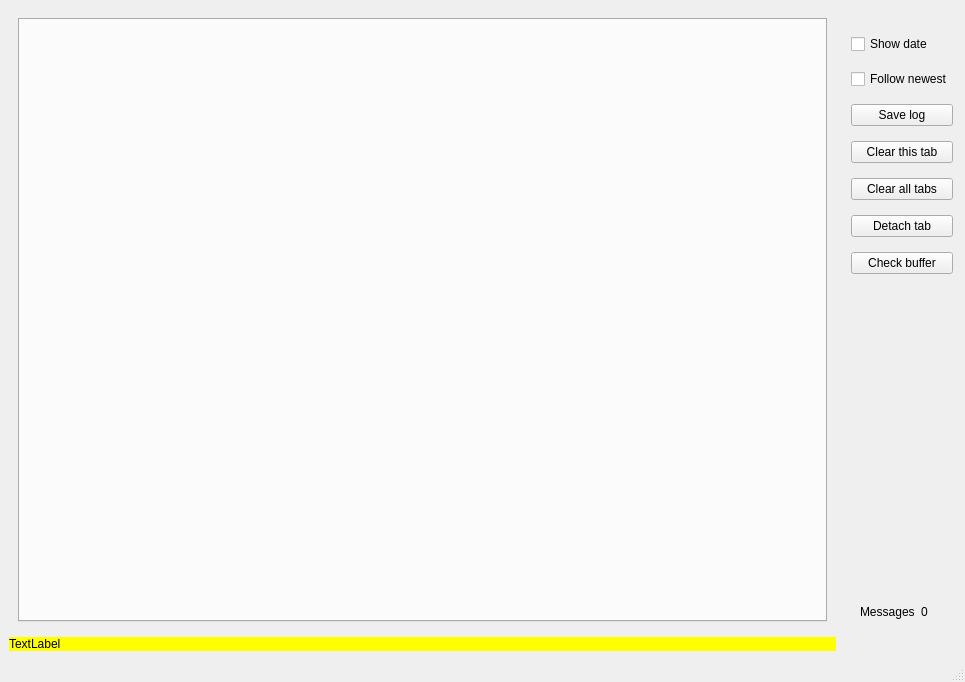
<?xml version="1.0" encoding="UTF-8"?>
<ui version="4.0">
 <class>MainWindow</class>
 <widget class="QMainWindow" name="MainWindow">
  <property name="geometry">
   <rect>
    <x>0</x>
    <y>0</y>
    <width>965</width>
    <height>682</height>
   </rect>
  </property>
  <property name="windowTitle">
   <string>MainWindow</string>
  </property>
  <widget class="QWidget" name="centralwidget">
   <layout class="QGridLayout" name="gridLayout_2">
    <item row="0" column="1">
     <widget class="QStackedWidget" name="stackedWidget">
      <widget class="QWidget" name="page">
       <layout class="QVBoxLayout" name="verticalLayout">
        <item>
         <widget class="QTabWidget" name="tabWidget">
          <property name="currentIndex">
           <number>-1</number>
          </property>
         </widget>
        </item>
       </layout>
      </widget>
      <widget class="QWidget" name="page_2">
       <layout class="QVBoxLayout" name="verticalLayout_2">
        <item>
         <widget class="QLabel" name="commandlabel">
          <property name="text">
           <string>Command : tshark -i any -f &quot;udp port 50002&quot; -T fields -e data</string>
          </property>
         </widget>
        </item>
        <item>
         <layout class="QHBoxLayout" name="horizontalLayout_2">
          <item>
           <widget class="QTextEdit" name="textEdit"/>
          </item>
         </layout>
        </item>
        <item>
         <widget class="QPushButton" name="pbConvert">
          <property name="text">
           <string>Convert</string>
          </property>
         </widget>
        </item>
        <item>
         <widget class="QTextEdit" name="teToString"/>
        </item>
       </layout>
      </widget>
     </widget>
    </item>
    <item row="0" column="2">
     <widget class="QFrame" name="rightFrame">
      <property name="styleSheet">
       <string notr="true"/>
      </property>
      <layout class="QGridLayout" name="gridLayout">
       <property name="topMargin">
        <number>25</number>
       </property>
       <property name="rightMargin">
        <number>3</number>
       </property>
       <property name="bottomMargin">
        <number>3</number>
       </property>
       <property name="verticalSpacing">
        <number>15</number>
       </property>
       <item row="3" column="0">
        <widget class="QPushButton" name="pbClearTabLogs">
         <property name="text">
          <string>Clear this tab</string>
         </property>
        </widget>
       </item>
       <item row="2" column="0">
        <widget class="QPushButton" name="pbSaveBtn">
         <property name="text">
          <string>Save log</string>
         </property>
        </widget>
       </item>
       <item row="9" column="0">
        <widget class="QFrame" name="logCountFrame">
         <layout class="QHBoxLayout" name="horizontalLayout">
          <item>
           <widget class="QLabel" name="label_2">
            <property name="text">
             <string>Messages</string>
            </property>
           </widget>
          </item>
          <item>
           <widget class="QLabel" name="logCountLb">
            <property name="text">
             <string>0</string>
            </property>
           </widget>
          </item>
         </layout>
        </widget>
       </item>
       <item row="4" column="0">
        <widget class="QPushButton" name="pbclearAllLogs">
         <property name="text">
          <string>Clear all tabs</string>
         </property>
        </widget>
       </item>
       <item row="8" column="0">
        <spacer name="verticalSpacer">
         <property name="orientation">
          <enum>Qt::Vertical</enum>
         </property>
         <property name="sizeHint" stdset="0">
          <size>
           <width>20</width>
           <height>40</height>
          </size>
         </property>
        </spacer>
       </item>
       <item row="0" column="0">
        <widget class="QCheckBox" name="cbDatetime">
         <property name="text">
          <string>Show date</string>
         </property>
        </widget>
       </item>
       <item row="6" column="0">
        <widget class="QPushButton" name="pbCheckBuffer">
         <property name="enabled">
          <bool>true</bool>
         </property>
         <property name="text">
          <string>Check buffer</string>
         </property>
        </widget>
       </item>
       <item row="1" column="0">
        <widget class="QCheckBox" name="cbScrollLock">
         <property name="text">
          <string>Follow newest</string>
         </property>
        </widget>
       </item>
       <item row="5" column="0">
        <widget class="QPushButton" name="pbDetach">
         <property name="text">
          <string>Detach tab</string>
         </property>
        </widget>
       </item>
      </layout>
     </widget>
    </item>
    <item row="1" column="1">
     <widget class="QLabel" name="userMsglb">
      <property name="styleSheet">
       <string notr="true">background:yellow</string>
      </property>
      <property name="text">
       <string>TextLabel</string>
      </property>
     </widget>
    </item>
   </layout>
  </widget>
  <widget class="QMenuBar" name="menubar">
   <property name="geometry">
    <rect>
     <x>0</x>
     <y>0</y>
     <width>965</width>
     <height>25</height>
    </rect>
   </property>
  </widget>
  <widget class="QStatusBar" name="statusbar"/>
 </widget>
 <resources/>
 <connections/>
</ui>
